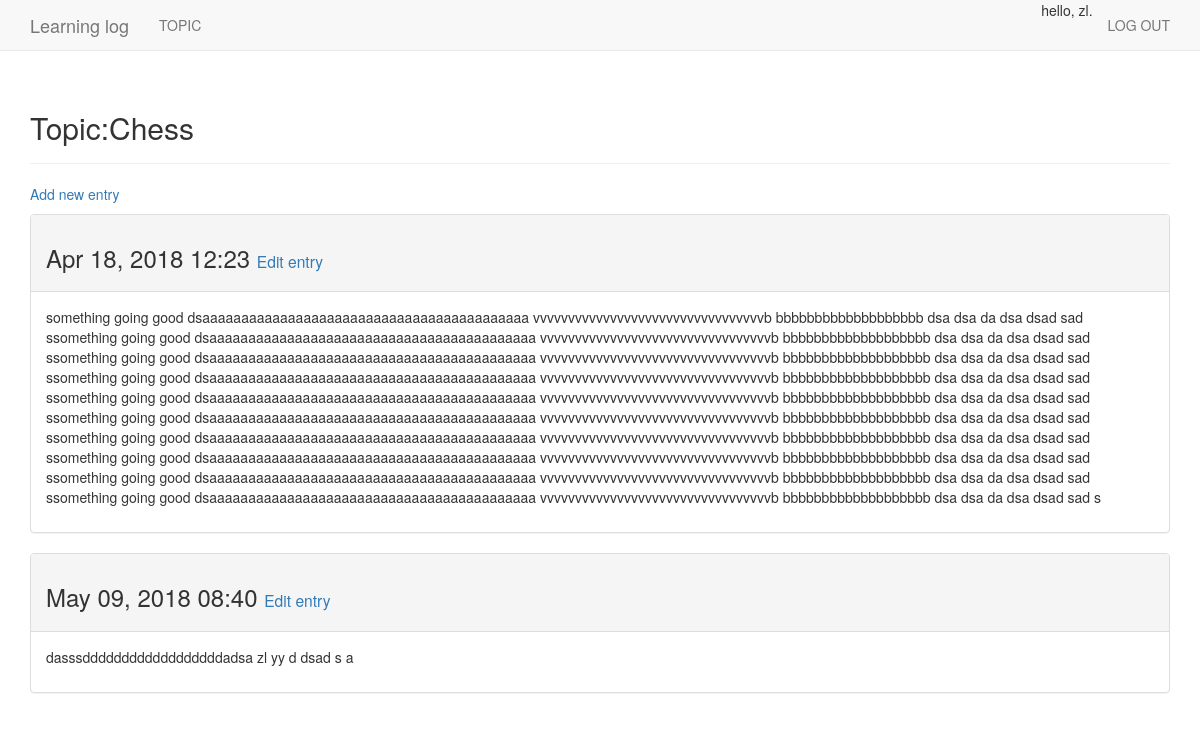
The page /topics/1/ (signed in) on the database its author committed.
### learning_logs/models.py (models this page shows, shortened)
class Topic(models.Model):
    text = models.CharField(max_length=100)
    date_added = models.DateTimeField(auto_now_add=True)
    owner = models.ForeignKey(User,  on_delete=models.CASCADE)
    def __str__(self):
        return self.text

class Entry(models.Model):
    topic = models.ForeignKey(Topic, on_delete=models.CASCADE)
    text = models.TextField()
    date_added = models.DateTimeField(auto_now_add=True)
    class Meta:
        verbose_name_plural = 'entries'

### learning_logs/views.py (the view)
# urls.py: url(r'^topics/(?P<topic_id>\d+)/$', views.topic, name='topic'),
@login_required
def topic(request, topic_id):
    topic = Topic.objects.get(id=topic_id)
    if topic.owner != request.user:
        raise Http404
    entries = topic.entry_set.order_by('date_added')
    context = {'topic': topic, 'entries': entries}
    return render(request, 'learning_logs/topic.html', context)

### learning_logs/templates/learning_logs/topic.html
{% extends "learning_logs/base.html" %}
{% block header %}
<h2 xmlns="http://www.w3.org/1999/html">Topic:{{ topic }}</h2>
{% endblock header %}
{% block content %}
<p>
    <a href="{% url 'learning_logs:new_entry' topic.id %}">Add new entry</a>
</p>
    {% for entry in entries %}
    <div class="panel panel-default">
        <div class="panel-heading">
          <h3>
             {{ entry.date_added|date:'M d, Y H:i' }}
            <small>
                <a href="{% url 'learning_logs:edit_entry' entry.id %}">Edit entry</a>
             </small>
          </h3>
         </div>
        <div class="panel-body">
            {{ entry.text|linebreaks }}
        </div>
    </div>
    {% empty %}
        There is no entries to show off yet.
    {% endfor %}
{% endblock content %}

### learning_logs/templates/learning_logs/base.html (shortened to what this page needs)
{% load bootstrap3 %}
<!DOCTYPE html>
<html lang="en">
  <head>
      {% bootstrap_css %}
  </head>
  <body>
  <nav class="navbar navbar-default navbar-static-top">
      <div class="container">
        <div class="navbar-header">
            <a class="navbar-brand" href="{% url 'learning_logs:index' %}">Learning log</a>
        </div>
         <div id="navbar" class="navbar-collapse collapse">
             <ul class="nav navbar-nav">
                 <li><a href ="{% url 'learning_logs:topics' %}">TOPIC</a></li>
             </ul>
             <ul class="nav navbar-nav navbar-right">
               {% if user.is_authenticated %}
                 <li>hello, {{ user.username }}.</li>
                 <li><a href="{% url 'users:logout'%}">LOG OUT</a></li>
                 {% else %}
                 <li><a href="{% url 'users:register' %}">REGISTER</a></li>
                 <li><a href="{% url 'users:login' %}">LOG IN</a></li>
                 {% endif %}
             </ul>
         </div>
      </div>
  </nav>
  <div class="container">
      <div class="page-header">
          {% block header %}{% endblock header %}
      </div>
      <div>
          {% block content %}{% endblock content %}
      </div>
  </div>
  </body>
</html>

### rows shown on the page
Topic: text "Chess"
Entry: date_added "Apr 18, 2018 12:23", text "something going good dsaaaaaaaaaaaaaaaaaaaaaaaaaaaaaaaaaaaaaaaaaa vvvvvvvvvvvvvvvvvvvvvvvvvvvvvvvvvb bbbbbbbbbbbbbbbbbbb dsa dsa da dsa dsad sad ssomething going good dsaaaaaaaaaaaaaaaaaaaaaaaaaaaaaaaaaaaaaaaaaa vvvvvvvvvvvvvvvvvvvvvvvvvvvvvvvvvb bbbbbbbbbbbbbbbbbbb dsa dsa da dsa dsad sad ssomething going good dsaaaaaaaaaaaaaaaaaaaaaaaaaaaaaaaaaaaaaaaaaa vvvvvvvvvvvvvvvvvvvvvvvvvvvvvvvvvb bbbbbbbbbbbbbbbbbbb dsa dsa da dsa dsad sad ssomething going good dsaaaaaaaaaaaaaaaaaaaaaaaaaaaaaaaaaaaaaaaaaa vvvvvvvvvvvvvvvvvvvvvvvvvvvvvvvvvb bbbbbbbbbbbbbbbbbbb dsa dsa da dsa dsad sad ssomething going good dsaaaaaaaaaaaaaaaaaaaaaaaaaaaaaaaaaaaaaaaaaa vvvvvvvvvvvvvvvvvvvvvvvvvvvvvvvvvb…"
Entry: date_added "May 09, 2018 08:40", text "dasssddddddddddddddddddadsa zl yy d dsad s a"

### other values the page prints
{{ user.username }} "zl"
